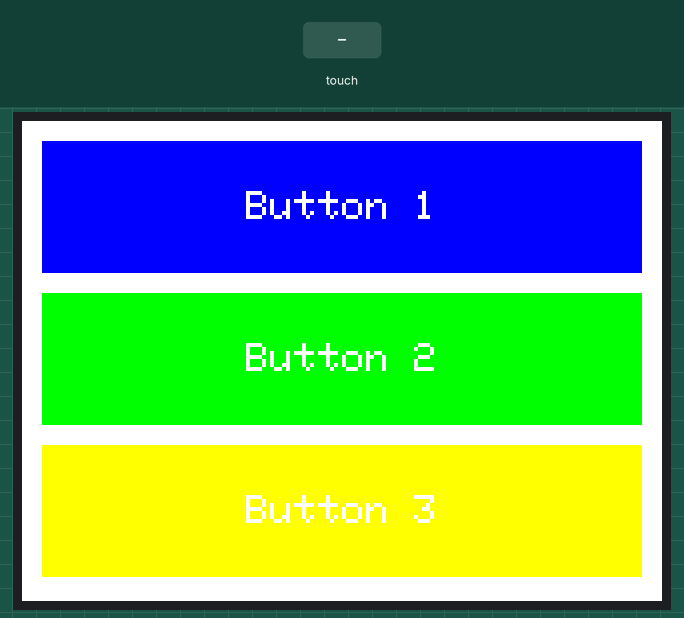
Recording of a sketch running on a simulated ESP32. Shown: 320×240 colour display. Inputs (shaded band) come from the test bench. WiFi joins after 1.5 s; servers stay silent unless stated; what the sketch prints to the serial monitor is not drawn.

Above: at 3.4 s.
3.5 s: touch panel pressed at 13 % / 10 % of its raw x / y range
6.5 s: touch panel pressed at 13 % / 50 % of its raw x / y range
9.5 s: touch panel pressed at 38 % / 10 % of its raw x / y range
12.5 s: touch panel pressed at 62 % / 10 % of its raw x / y range
Timing chart, 0 to 15.5 s (numbered marks = the images above; inputs shaded):
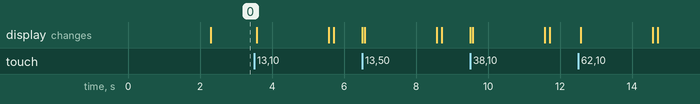

The sketch:

ESP-32-src.ino
```cpp
#include <SPI.h>
#include <TFT_eSPI.h>
#include <XPT2046_Touchscreen.h>
#include <WiFi.h>
#include <ESPAsyncWebServer.h>

TFT_eSPI tft = TFT_eSPI();

#define XPT2046_IRQ 34
#define XPT2046_MOSI 32
#define XPT2046_MISO 35
#define XPT2046_CLK 25
#define XPT2046_CS 33

SPIClass touchscreenSPI = SPIClass(VSPI);
XPT2046_Touchscreen touchscreen(XPT2046_CS, XPT2046_IRQ);

const char* ssid = "Vanilla";
const char* password = "gilbertstrang";

AsyncWebServer server(80);

#define SCREEN_WIDTH 320
#define SCREEN_HEIGHT 240
#define FONT_SIZE 2

int button1_x = 10, button1_y = 10, button1_w = 300, button1_h = 66;
int button2_x = 10, button2_y = 86, button2_w = 300, button2_h = 66;
int button3_x = 10, button3_y = 162, button3_w = 300, button3_h = 66;

String button1_label = "Button 1";
String button2_label = "Button 2";
String button3_label = "Button 3";

String selectedAnswer = "";

unsigned long previousMillis = 0;
const long interval = 50000;

void setup() {
  Serial.begin(115200);

  WiFi.begin(ssid, password);
  while (WiFi.status() != WL_CONNECTED) {
    delay(1000);
    Serial.println("Connecting to WiFi...");
  }
  Serial.println("Connected to WiFi");

  touchscreenSPI.begin(XPT2046_CLK, XPT2046_MISO, XPT2046_MOSI, XPT2046_CS);
  touchscreen.begin(touchscreenSPI);
  touchscreen.setRotation(1);

  tft.init();
  tft.setRotation(1);
  tft.fillScreen(TFT_WHITE);

  drawButton(button1_x, button1_y, button1_w, button1_h, button1_label, TFT_BLUE);
  drawButton(button2_x, button2_y, button2_w, button2_h, button2_label, TFT_GREEN);
  drawButton(button3_x, button3_y, button3_w, button3_h, button3_label, TFT_YELLOW);

  server.on("/update_labels", HTTP_OPTIONS, [](AsyncWebServerRequest *request) {
    AsyncWebServerResponse *response = request->beginResponse(200);
    response->addHeader("Access-Control-Allow-Origin", "*");
    response->addHeader("Access-Control-Allow-Methods", "POST, GET, OPTIONS");
    response->addHeader("Access-Control-Allow-Headers", "Content-Type");
    request->send(response);
  });

  server.on("/update_labels", HTTP_POST, [](AsyncWebServerRequest *request) {
    if (request->hasParam("animal1", true) && request->hasParam("animal2", true) && request->hasParam("animal3", true)) {
        String animal1 = request->getParam("animal1", true)->value();
        String animal2 = request->getParam("animal2", true)->value();
        String animal3 = request->getParam("animal3", true)->value();

        button1_label = animal1;
        button2_label = animal2;
        button3_label = animal3;

        tft.fillScreen(TFT_WHITE);
        drawButton(button1_x, button1_y, button1_w, button1_h, button1_label, TFT_GREEN);
        drawButton(button2_x, button2_y, button2_w, button2_h, button2_label, TFT_YELLOW);
        drawButton(button3_x, button3_y, button3_w, button3_h, button3_label, TFT_BLUE);
        AsyncWebServerResponse *response = request->beginResponse(200, "text/plain", "Labels updated successfully");
        response->addHeader("Access-Control-Allow-Origin", "*");
        response->addHeader("Access-Control-Allow-Methods", "POST, GET, OPTIONS");
        response->addHeader("Access-Control-Allow-Headers", "Content-Type");
        request->send(response);
    } else {
        AsyncWebServerResponse *response = request->beginResponse(400, "text/plain", "Missing parameters");
        response->addHeader("Access-Control-Allow-Origin", "*");
        response->addHeader("Access-Control-Allow-Methods", "POST, GET, OPTIONS");
        response->addHeader("Access-Control-Allow-Headers", "Content-Type");
        request->send(response);
    }
  });

  server.on("/get_answer", HTTP_GET, [](AsyncWebServerRequest *request) {
    if (selectedAnswer != "") {
        AsyncWebServerResponse *response = request->beginResponse(200, "text/plain", selectedAnswer);
        response->addHeader("Access-Control-Allow-Origin", "*");
        request->send(response);
    } else {
        request->send(200, "text/plain", "no");
    }
  });

  server.begin();
}

void loop() {
  unsigned long currentMillis = millis();
  if (currentMillis - previousMillis >= interval) {
    previousMillis = currentMillis;

    tft.fillScreen(TFT_WHITE);
    drawButton(button1_x, button1_y, button1_w, button1_h, button1_label, TFT_BLUE);
    drawButton(button2_x, button2_y, button2_w, button2_h, button2_label, TFT_GREEN);
    drawButton(button3_x, button3_y, button3_w, button3_h, button3_label, TFT_YELLOW);
  }

  if (touchscreen.tirqTouched() && touchscreen.touched()) {
    TS_Point p = touchscreen.getPoint();
    int touchX = map(p.x, 200, 3700, 1, SCREEN_WIDTH);
    int touchY = map(p.y, 240, 3800, 1, SCREEN_HEIGHT);

    Serial.print("Touch X = ");
    Serial.print(touchX);
    Serial.print(" | Touch Y = ");
    Serial.println(touchY);

    if (touchX > button1_x && touchX < button1_x + button1_w && touchY > button1_y && touchY < button1_y + button1_h) {
      Serial.println("Button 1 Pressed!");
      selectedAnswer = button1_label;
      displayMessage("Thank You for pressing " + button1_label + "!");
    }
    else if (touchX > button2_x && touchX < button2_x + button2_w && touchY > button2_y && touchY < button2_y + button2_h) {
      Serial.println("Button 2 Pressed!");
      selectedAnswer = button2_label;
      displayMessage("Thank You for pressing " + button2_label + "!");
    }
    else if (touchX > button3_x && touchX < button3_x + button3_w && touchY > button3_y && touchY < button3_y + button3_h) {
      Serial.println("Button 3 Pressed!");
      selectedAnswer = button3_label;
      displayMessage("Thank You for pressing " + button3_label + "!");
    }
  }
}

void drawButton(int x, int y, int w, int h, String label, uint32_t color) {
  tft.fillRect(x, y, w, h, color);
  tft.setTextColor(TFT_WHITE);
  tft.setTextSize(FONT_SIZE);

  int textWidth = label.length() * 6 * FONT_SIZE;
  int textX = x + (w - textWidth) / 2;
  int textY = y + (h - 16) / 2;

  tft.setCursor(textX, textY);
  tft.print(label);
}

void displayMessage(String message) {
  tft.fillScreen(TFT_WHITE);
  tft.setTextColor(TFT_BLACK);
  tft.setTextSize(1);
  tft.setCursor(20, SCREEN_HEIGHT / 2 - 10);

  tft.print(message);

  delay(2000);
  tft.fillScreen(TFT_WHITE);
  drawButton(button1_x, button1_y, button1_w, button1_h, button1_label, TFT_BLUE);
  drawButton(button2_x, button2_y, button2_w, button2_h, button2_label, TFT_GREEN);
  drawButton(button3_x, button3_y, button3_w, button3_h, button3_label, TFT_YELLOW);
}
```
